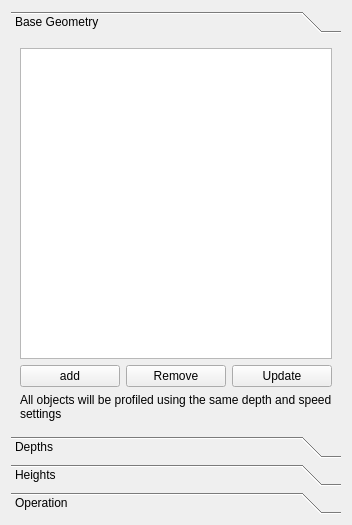
<?xml version="1.0" encoding="UTF-8"?>
<ui version="4.0">
 <class>TaskPanel</class>
 <widget class="QWidget" name="TaskPanel">
  <property name="geometry">
   <rect>
    <x>0</x>
    <y>0</y>
    <width>352</width>
    <height>525</height>
   </rect>
  </property>
  <property name="minimumSize">
   <size>
    <width>0</width>
    <height>400</height>
   </size>
  </property>
  <property name="windowTitle">
   <string>Surface</string>
  </property>
  <layout class="QGridLayout" name="gridLayout">
   <item row="0" column="0">
    <widget class="QToolBox" name="toolBox">
     <property name="currentIndex">
      <number>0</number>
     </property>
     <widget class="QWidget" name="Geometry">
      <property name="enabled">
       <bool>true</bool>
      </property>
      <property name="geometry">
       <rect>
        <x>0</x>
        <y>0</y>
        <width>334</width>
        <height>387</height>
       </rect>
      </property>
      <attribute name="icon">
       <iconset resource="../../../Gui/Icons/resource.qrc">
        <normaloff>:/icons/FreeCAD-default/scalable/accessories-calculator.svg</normaloff>:/icons/FreeCAD-default/scalable/accessories-calculator.svg</iconset>
      </attribute>
      <attribute name="label">
       <string>Base Geometry</string>
      </attribute>
      <layout class="QGridLayout" name="gridLayout_2">
       <item row="0" column="0" colspan="3">
        <widget class="QListWidget" name="baseList">
         <property name="toolTip">
          <string>Drag to reorder, then update.</string>
         </property>
         <property name="dragDropMode">
          <enum>QAbstractItemView::DragDrop</enum>
         </property>
         <property name="defaultDropAction">
          <enum>Qt::MoveAction</enum>
         </property>
         <property name="sortingEnabled">
          <bool>false</bool>
         </property>
        </widget>
       </item>
       <item row="1" column="0">
        <widget class="QPushButton" name="addBase">
         <property name="toolTip">
          <string>Add item selected in window.</string>
         </property>
         <property name="text">
          <string>add</string>
         </property>
        </widget>
       </item>
       <item row="1" column="1">
        <widget class="QPushButton" name="deleteBase">
         <property name="toolTip">
          <string>Remove Item selected in list, then update.</string>
         </property>
         <property name="text">
          <string>Remove</string>
         </property>
        </widget>
       </item>
       <item row="1" column="2">
        <widget class="QPushButton" name="reorderBase">
         <property name="toolTip">
          <string>Update the path with the removed and reordered items.</string>
         </property>
         <property name="text">
          <string>Update</string>
         </property>
        </widget>
       </item>
       <item row="2" column="0" colspan="3">
        <widget class="QLabel" name="label">
         <property name="text">
          <string>All objects will be profiled using the same depth and speed settings</string>
         </property>
         <property name="textFormat">
          <enum>Qt::AutoText</enum>
         </property>
         <property name="wordWrap">
          <bool>true</bool>
         </property>
        </widget>
       </item>
      </layout>
     </widget>
     <widget class="QWidget" name="Depths">
      <property name="geometry">
       <rect>
        <x>0</x>
        <y>0</y>
        <width>334</width>
        <height>387</height>
       </rect>
      </property>
      <attribute name="icon">
       <iconset resource="../../../Gui/Icons/resource.qrc">
        <normaloff>:/icons/FreeCAD-default/scalable/Part_Measure_Clear_All.svg</normaloff>:/icons/FreeCAD-default/scalable/Part_Measure_Clear_All.svg</iconset>
      </attribute>
      <attribute name="label">
       <string>Depths</string>
      </attribute>
      <layout class="QFormLayout" name="formLayout_3">
       <item row="0" column="0">
        <widget class="Gui::InputField" name="startDepth">
         <property name="unit" stdset="0">
          <string notr="true">mm</string>
         </property>
        </widget>
       </item>
       <item row="0" column="1">
        <widget class="QLabel" name="label_3">
         <property name="text">
          <string>Start Depth</string>
         </property>
        </widget>
       </item>
       <item row="1" column="0">
        <widget class="Gui::InputField" name="finalDepth">
         <property name="unit" stdset="0">
          <string notr="true">mm</string>
         </property>
        </widget>
       </item>
       <item row="1" column="1">
        <widget class="QLabel" name="label_4">
         <property name="text">
          <string>Final Depth</string>
         </property>
        </widget>
       </item>
       <item row="2" column="0">
        <widget class="Gui::InputField" name="finishDepth">
         <property name="unit" stdset="0">
          <string notr="true">mm</string>
         </property>
        </widget>
       </item>
       <item row="2" column="1">
        <widget class="QLabel" name="label_13">
         <property name="text">
          <string>Finish Depth</string>
         </property>
        </widget>
       </item>
       <item row="3" column="0">
        <widget class="QDoubleSpinBox" name="stepDown">
         <property name="decimals">
          <number>3</number>
         </property>
         <property name="minimum">
          <double>0.100000000000000</double>
         </property>
         <property name="value">
          <double>1.000000000000000</double>
         </property>
        </widget>
       </item>
       <item row="3" column="1">
        <widget class="QLabel" name="label_2">
         <property name="text">
          <string>Step Down</string>
         </property>
        </widget>
       </item>
      </layout>
     </widget>
     <widget class="QWidget" name="Heights">
      <property name="geometry">
       <rect>
        <x>0</x>
        <y>0</y>
        <width>334</width>
        <height>387</height>
       </rect>
      </property>
      <attribute name="icon">
       <iconset resource="../../../Gui/Icons/resource.qrc">
        <normaloff>:/icons/FreeCAD-default/scalable/document-open.svg</normaloff>:/icons/FreeCAD-default/scalable/document-open.svg</iconset>
      </attribute>
      <attribute name="label">
       <string>Heights</string>
      </attribute>
      <layout class="QFormLayout" name="formLayout">
       <property name="fieldGrowthPolicy">
        <enum>QFormLayout::AllNonFixedFieldsGrow</enum>
       </property>
       <item row="0" column="0">
        <widget class="Gui::InputField" name="safeHeight">
         <property name="unit" stdset="0">
          <string notr="true">mm</string>
         </property>
        </widget>
       </item>
       <item row="0" column="1">
        <widget class="QLabel" name="label_5">
         <property name="text">
          <string>Safe Height</string>
         </property>
        </widget>
       </item>
       <item row="1" column="0">
        <widget class="Gui::InputField" name="clearanceHeight">
         <property name="unit" stdset="0">
          <string notr="true">mm</string>
         </property>
        </widget>
       </item>
       <item row="1" column="1">
        <widget class="QLabel" name="label_6">
         <property name="text">
          <string>Clearance Height</string>
         </property>
        </widget>
       </item>
      </layout>
     </widget>
     <widget class="QWidget" name="page_3">
      <property name="geometry">
       <rect>
        <x>0</x>
        <y>0</y>
        <width>334</width>
        <height>327</height>
       </rect>
      </property>
      <attribute name="icon">
       <iconset resource="../../../Gui/Icons/resource.qrc">
        <normaloff>:/icons/FreeCAD-default/scalable/user.svg</normaloff>:/icons/FreeCAD-default/scalable/user.svg</iconset>
      </attribute>
      <attribute name="label">
       <string>Operation</string>
      </attribute>
      <layout class="QFormLayout" name="formLayout_2">
       <property name="fieldGrowthPolicy">
        <enum>QFormLayout::AllNonFixedFieldsGrow</enum>
       </property>
       <item row="0" column="0">
        <widget class="QLabel" name="label_7">
         <property name="text">
          <string>Algorithm</string>
         </property>
        </widget>
       </item>
       <item row="0" column="1">
        <widget class="QComboBox" name="algorithmSelect">
         <item>
          <property name="text">
           <string>OCL Dropcutter</string>
          </property>
         </item>
         <item>
          <property name="text">
           <string>OCL Waterline</string>
          </property>
         </item>
        </widget>
       </item>
      </layout>
     </widget>
    </widget>
   </item>
  </layout>
 </widget>
 <customwidgets>
  <customwidget>
   <class>Gui::InputField</class>
   <extends>QLineEdit</extends>
   <header>Gui/InputField.h</header>
  </customwidget>
 </customwidgets>
 <resources>
  <include location="../../../Gui/Icons/resource.qrc"/>
 </resources>
 <connections/>
</ui>
